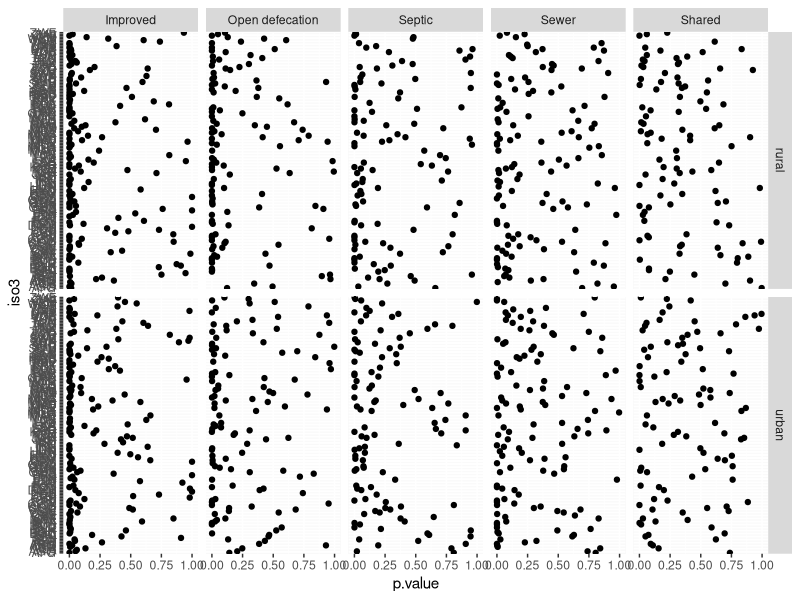
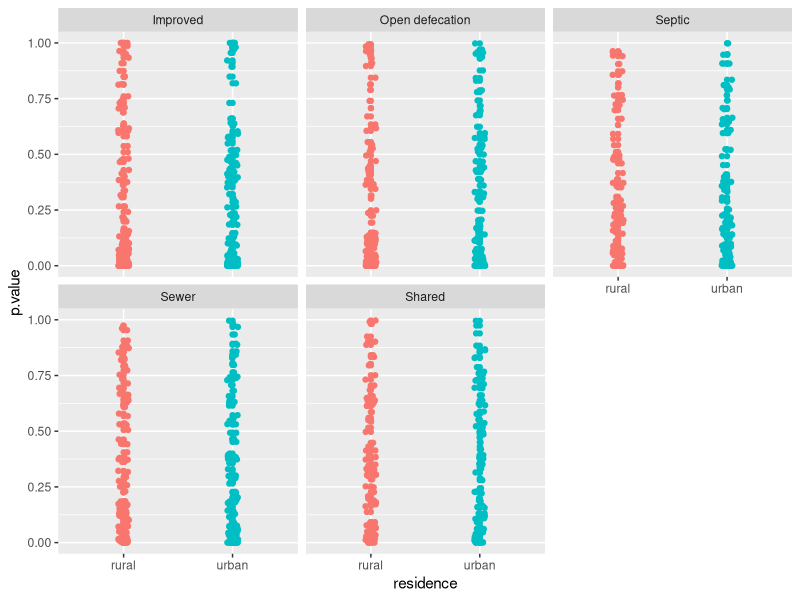
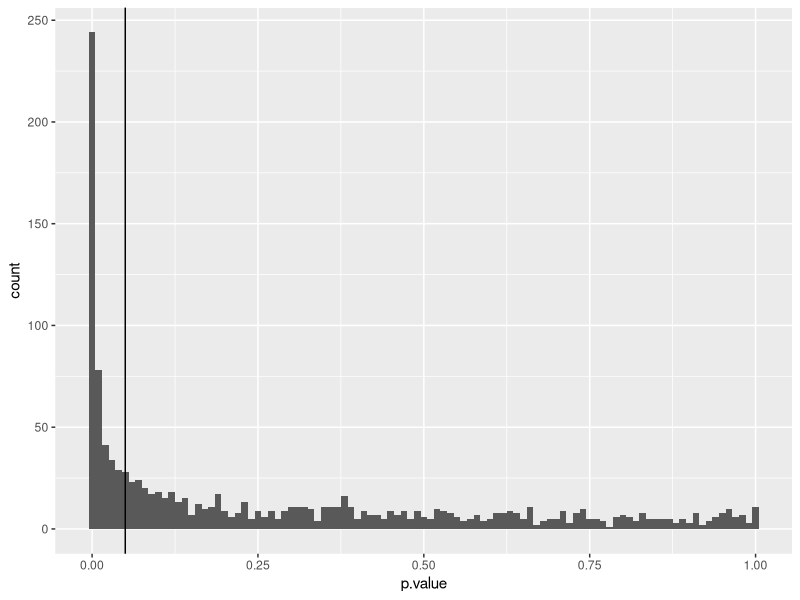
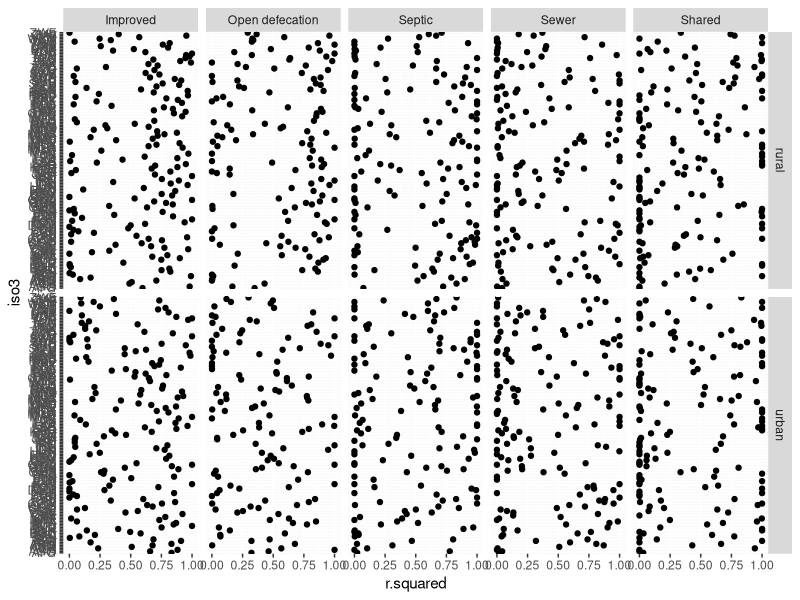
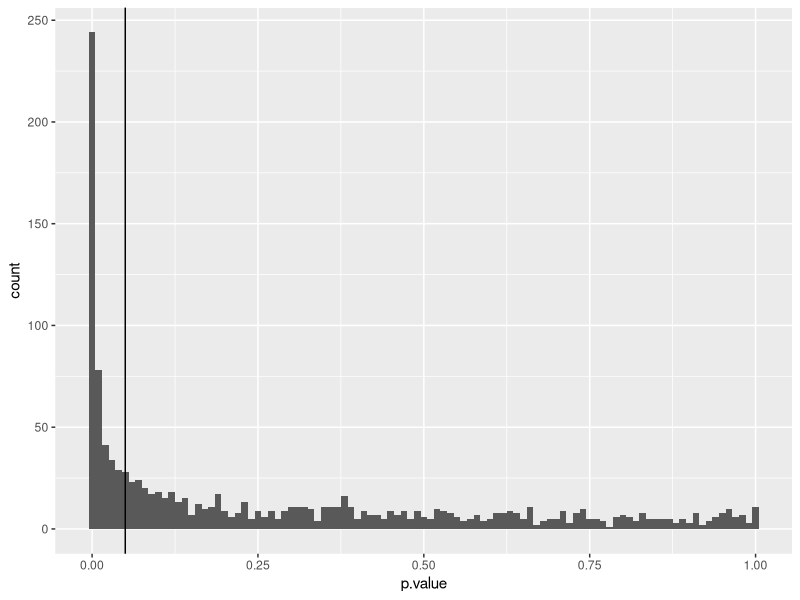
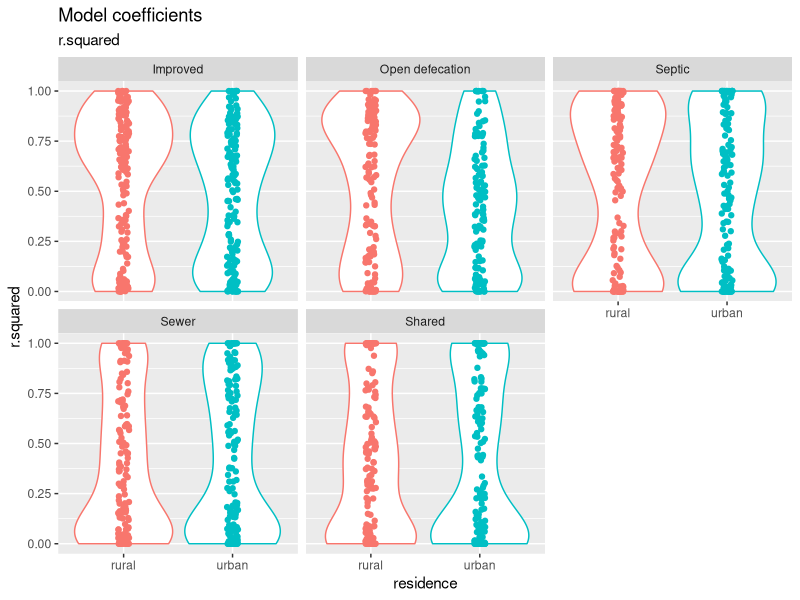
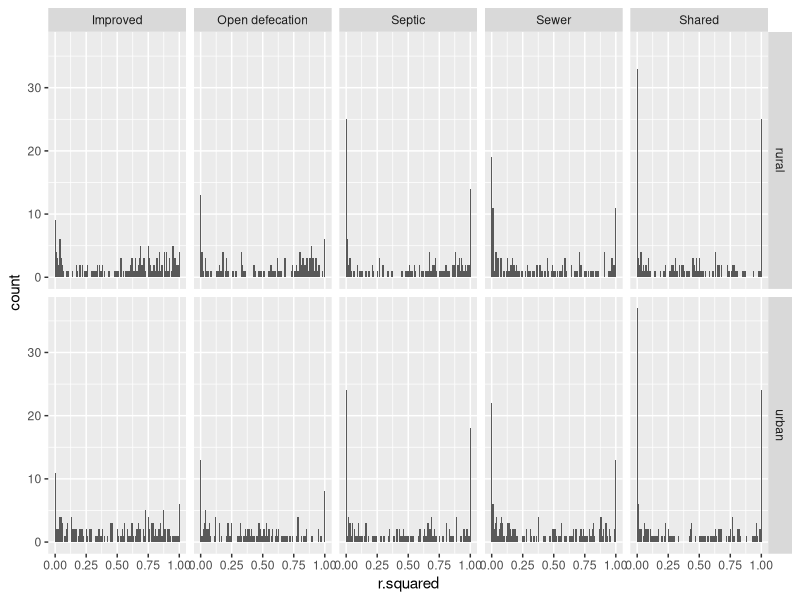

Here is the R script that generated these plots, in order:
## ---- chunk 1
library(tidyverse)
## ---- chunk 2
jmp_measures_of_model_fit <- read_csv(here::here("data/derived/jmp_primary_indicator_estimates_measures_of_model_fit.csv"))

## ---- chunk 3

jmp_measures_of_model_fit %>% 
    ggplot(aes(x = iso3, y = p.value)) +
    geom_point() +
    coord_flip() +
    facet_grid(residence ~ var_long) 

## ---- chunk 4

jmp_measures_of_model_fit %>% 
    ggplot(aes(x = residence, y = p.value, color = residence)) +
    geom_point() + 
    geom_jitter(width = 0.05) +
    facet_wrap(~var_long) +
    theme(legend.position = "none")
## ---- chunk 5

jmp_measures_of_model_fit %>% 
    ggplot(aes(x = p.value)) +
    geom_histogram(binwidth = 0.01) +
    geom_vline(xintercept = 0.05)

## ---- chunk 6

jmp_measures_of_model_fit %>% 
    ggplot(aes(x = iso3, y = r.squared)) +
    geom_point() +
    coord_flip() +
    facet_grid(residence ~ var_long) 

## ---- chunk 7
jmp_measures_of_model_fit %>% 
    ggplot(aes(x = p.value)) +
    geom_histogram(binwidth = 0.01) +
    geom_vline(xintercept = 0.05)
## ---- chunk 8

jmp_measures_of_model_fit %>% 
    ggplot(aes(x = residence, y = r.squared, color = residence)) +
    geom_violin() + 
    geom_jitter(width = 0.05) +
    facet_wrap(~var_long) +
    labs(title = "Model coefficients",
         subtitle = "r.squared") +
    theme(legend.position = "none")

## ---- chunk 9

jmp_measures_of_model_fit %>% 
    ggplot(aes(x = r.squared)) +
    geom_histogram(binwidth = 0.01) +
    facet_grid(residence~var_long) 

